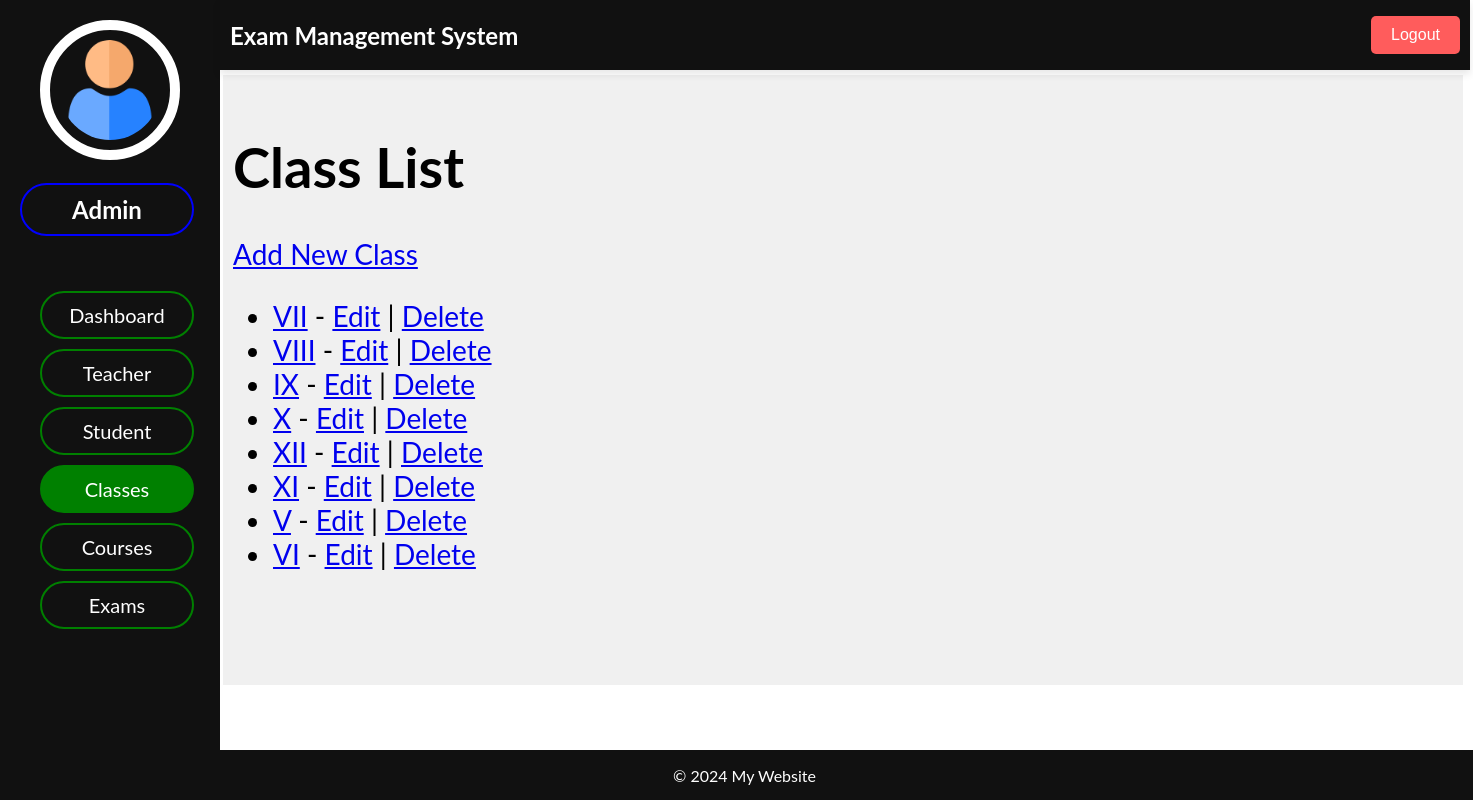
Page /adminpanel/classes/all on the earlier database version.
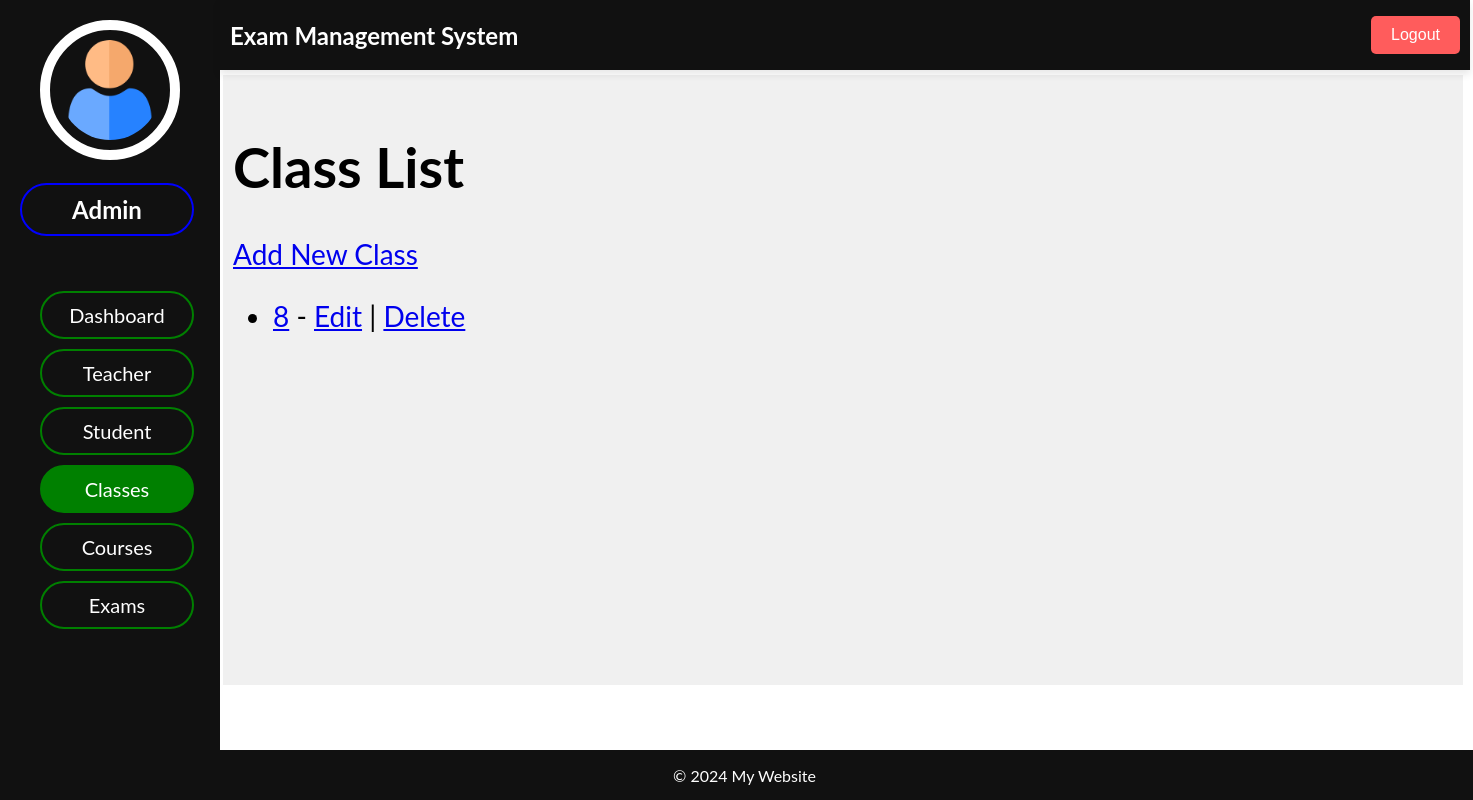
Same page on the later database version.
### admin_panel/models.py (models this page shows, shortened)
class Class(models.Model):
    class_id = models.AutoField(primary_key=True)
    name = models.CharField(max_length=100)
    courses = models.ManyToManyField(Course, blank=True)
    exams = models.ManyToManyField(Exam, blank=True)

### admin_panel/views.py (the view)
# urls.py: path('classes/all', views.class_list, name='class_list'),
def class_list(request):
    classes = Class.objects.all()
    return render(request, 'classes/class_list.html', {'classes': classes})

### admin_panel/templates/classes/class_list.html (shortened to what this page needs)
{% extends "dashboard/index.html" %}
{% block header %}
    {% include "dashboard/header.html" %}
{% endblock header %}
{% block sidenav %}
    {% include "classes/sidenav.html" %}
{% endblock sidenav %}
{% block main %}
    <h1>Class List</h1>
    <a href="{% url 'class_create' %}">Add New Class</a>
    <ul>
        {% for class in classes %}
            <li>
                <a href="{% url 'class_detail' class.pk %}">{{ class.name }}</a> -
                <a href="{% url 'class_update' class.pk %}">Edit</a> |
                <a href="{% url 'class_delete' class.pk %}">Delete</a>
            </li>
        {% endfor %}
    </ul>
{% endblock main %}
{% block footer %}
    {% include "dashboard/footer.html" %}
{% endblock footer %}

Differences in the rows shown:
removed Class: name "VII"
removed Class: name "VIII"
removed Class: name "IX"
removed Class: name "X"
removed Class: name "XII"
removed Class: name "XI"
removed Class: name "V"
removed Class: name "VI"
added Class: name "8"
